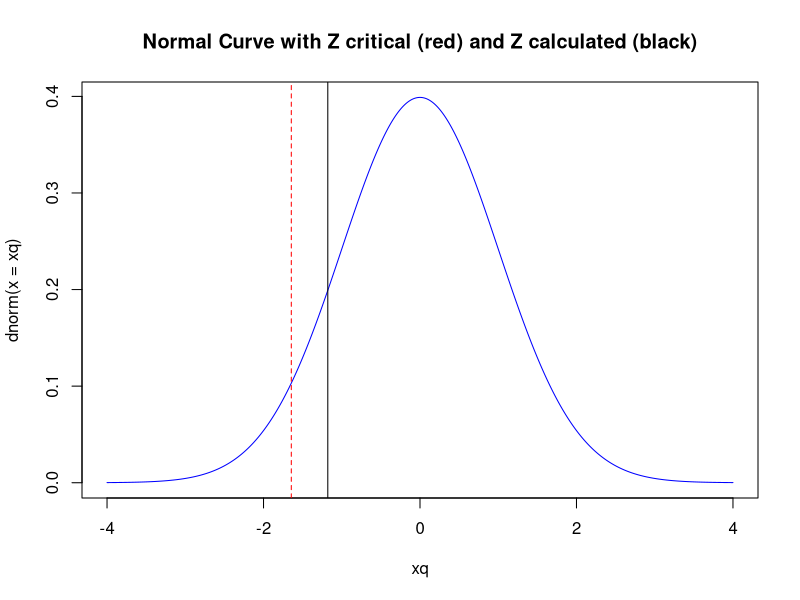

Reproduce this figure in R.
## ---- chunk 1
knitr::opts_chunk$set(echo = TRUE)
## ---- chunk 2
# no packages
## ---- chunk 3
mu_0 <- 5
sd_pop <- 0.12

new_x <- c(5.10, 4.90, 4.92, 4.87, 5.09, 4.89, 4.95, 4.88)
nx <- length(new_x)
## ---- chunk 4
z_calc <- (mean(new_x) - mu_0) / (sd_pop/sqrt(nx))

cat(paste("Calculated value of Z = ", round(z_calc, 4)))
## ---- chunk 5
confint = 0.95
alpha = 1 - confint

z_critical <- round(qnorm(p = alpha), 4)

cat(paste("alpha = ", alpha))
cat(paste("\nZ_critical = ", z_critical))
## ---- chunk 6
xq = seq(-4, 4, by = 0.01)
plot(x = xq, y = dnorm(x = xq), col = 'blue', type = 'l')
abline(v = z_critical, col = 'red', lty = 2)
abline(v = z_calc)
title('Normal Curve with Z critical (red) and Z calculated (black)')
